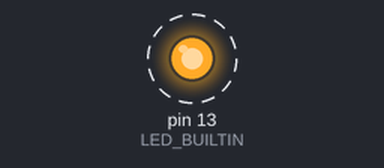
Bench run of a sketch on a simulated Arduino Uno, built with avr-gcc and run on an emulated ATmega328P. On the bench: output pins drawn as LEDs (lit = HIGH). Dashed ring = blinking. What the sketch prints to the serial monitor is not drawn.

Above: at 0.12 s.
Timing chart, 0 to 3.0 s (numbered marks = the images above):
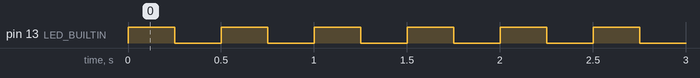

The sketch:

m8_upload.ino
```cpp
#include <Arduino.h>

/** @brief M8 upload 후 reset과 sketch 실행을 확인하는 UART 표식입니다. */
constexpr const char *upload_ready_token = "NUCODE_M8_UPLOAD_READY";

/** @brief 내장 LED와 Serial 검증 채널을 초기화합니다. */
void setup()
{
    pinMode(LED_BUILTIN, OUTPUT);
    Serial.begin(115200U);
    Serial.println(upload_ready_token);
}

/** @brief LED를 점멸하고 upload HIL이 수집할 생존 표식을 반복 출력합니다. */
void loop()
{
    static bool led_high = false;
    led_high = !led_high;
    digitalWrite(LED_BUILTIN, led_high ? HIGH : LOW);
    Serial.println(upload_ready_token);
    delay(250U);
}
```

Measured:
- by itself, pin 13 (LED_BUILTIN): alternates HIGH for 0.25 s and LOW for 0.25 s
